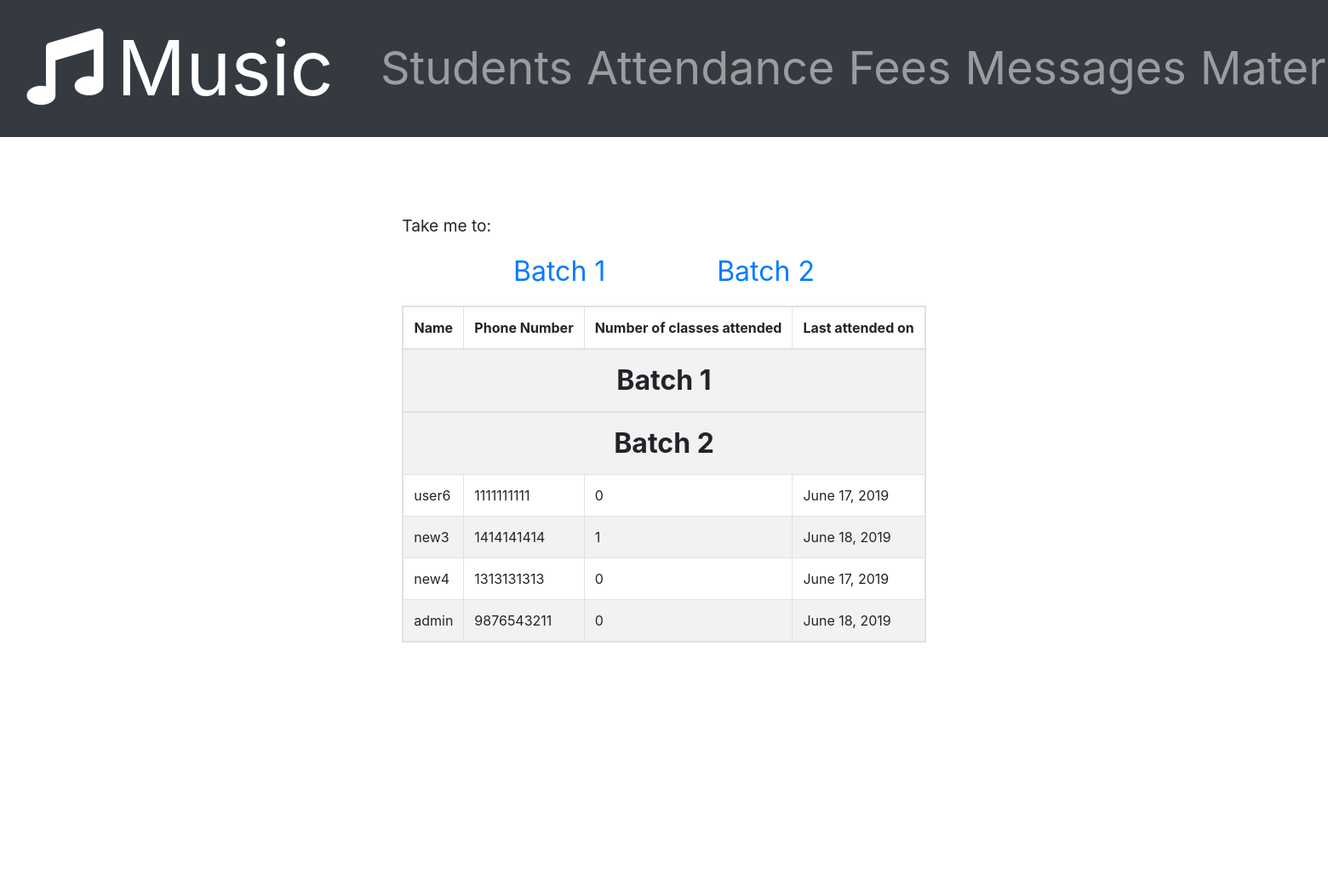
The app's page /admin-home/student-data/ (signed in, upper part), older data.
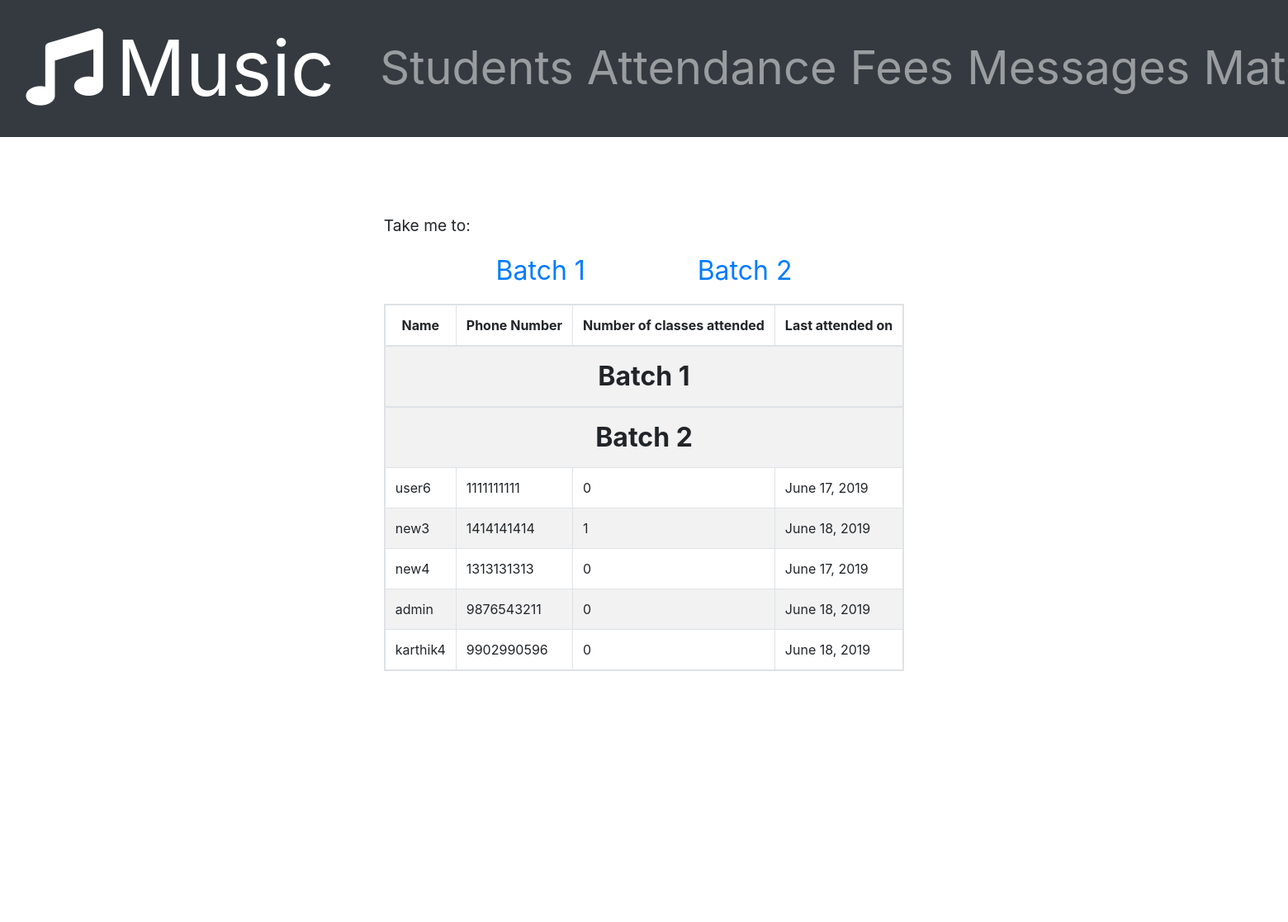
The same page, newer data.
### Registry/models.py (models this page shows)
class storeData(models.Model):
    id = models.AutoField(primary_key=True)
    username = models.CharField(max_length=100, default = "", verbose_name = "Student Name")
    phone_regex = RegexValidator(regex = r'^[0-9]{10}$', message = "Phone number must be of the form: 9876543210.")
    phone_number = models.CharField(validators = [phone_regex], max_length=11, verbose_name = "Phone Number")
    batch_number = models.IntegerField(default = 0, verbose_name = "Batch number")
    password = models.CharField(max_length = 30, verbose_name = "Password")
    no_of_class_attended = models.IntegerField(default = 0)
    last_class_attended = models.DateTimeField(auto_now_add = True)
    last_fees_paid = models.DateTimeField(default = datetime(1970, 1, 1, tzinfo=timezone('Asia/Kolkata')))
    validated = models.BooleanField(default = False)
    is_superuser = models.BooleanField(default = False)
    is_logged_in = models.BooleanField(default = False, verbose_name = "Logged in status")
    unseen_message_count = models.IntegerField(default = 0)
    unseen_file_count = models.IntegerField(default = 0)
    email_address = models.EmailField()

### Registry/views.py (the view)
# urls.py: path('admin-home/student-data/', views.studentsData, name = 'studentsData'),
def studentsData(request):
    if checkStatus(request, sudo = True) == "superuser":
        args = {'batch1':[], 'batch2': []}
        for user in storeData.objects.values():
            if not user['is_superuser'] and user['validated']:
                temp = {'id': None, 'name': '', 'phoneNumber': '', 'classesAttended': None, 'lastAttended': None, 'feesStatus': False, 'isValidated': False}
                temp['id'] = (user['id'])
                temp['name'] = (user['username'])
                temp['phoneNumber'] = (user['phone_number'])
                temp['classesAttended'] = (user['no_of_class_attended'])
                temp['lastAttended'] = (user['last_class_attended'].date())
                if user['batch_number'] == 1:
                    args['batch1'].append(temp)
                else:
                    args['batch2'].append(temp)
        return render(request, 'Registry/studentsData.html', args)
    else:
        errorMessage(request, 'notSignedIn')
        return redirect('home')

### Registry/views.py (called while the page is built)
def checkStatus(request, sudo = False):
    userId = request.session.get('user_info')
    try:
        user = storeData.objects.get(id = userId)
        if userId is not None and userId is not -1:
            if user.is_superuser:
                if sudo:
                    return "superuser"
                else:
                    return False
            else:
                return True
        else:
            return False
    except:
        return False

### Registry/templates/Registry/studentsData.html (shortened to what this page needs)
{% extends "Registry/adminBase.html" %}
{% load static %}
{% block style %}
    <link rel="stylesheet" href = {% static "css/studentData.css" %}>
{% endblock %}
{% block body %}
<div id = "full">
    <p id = "niceness">Take me to:</p>
    <ul id = "guides">
        <li>
            <a href="#batch1">Batch 1</a>
        </li>
        <li>
            <a href="#batch2">Batch 2</a>
        </li>
    </ul>
    <table class = "table table-striped table-bordered table-hover table-responsive">
        <thead>
            <tr>
                <th class = 'name'>Name</th>
                <th>Phone Number</th>
                <th>Number of classes attended</th>
                <th>Last attended on</th>
            </tr>
        </thead>
        <tbody>
                <tr>
                    <th colspan="4" id = "batch1">Batch 1</th>
                </tr>
        </tbody>
        <tbody>
                <tr>
                    <th colspan="4" id = "batch2">Batch 2</th>
                </tr>
            {% for user in batch2 %}
            <tr>
                    <td class = 'name'>{{ user.name }}</td>
                    <td>{{ user.phoneNumber }}</td>
                    <td>{{ user.classesAttended }}</td>
                    <td>{{ user.lastAttended }}</td>
            </tr>
            {% endfor %}
        </tbody>
    </table>
</div>
{% endblock %}

Row changes from the older to the newer data that the page shows:
added storeData: name "karthik4", phoneNumber "9902990596"
Text that changed along with them:
new list line: "0 June 18, 2019"
